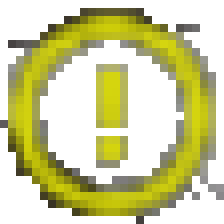
#> input picture 黄标测距/templates/warning.png, 28 x 28 px (shown 8 times larger); its folder holds 4 pictures in this run; the run also reads 1 picture not shown here
$ python shape_distance.py
#> lines starting #> are read from the running program, lines starting #| are printed output that depends on the picture; after the words box and inside, x2 and y2 are one past the last pixel; in counts of white or black regions, pixels touching at a corner belong together
import argparse
import json
import math
import socket
import threading
import time
from dataclasses import dataclass
from http.server import BaseHTTPRequestHandler, ThreadingHTTPServer
from pathlib import Path
from typing import Any, Dict, Optional, Tuple

import cv2
import numpy as np

try:
    import mss
except ImportError:
    mss = None


def find_free_port(host: str = "0.0.0.0") -> int:
        with socket.socket(socket.AF_INET, socket.SOCK_STREAM) as s:
                s.bind((host, 0))
                s.setsockopt(socket.SOL_SOCKET, socket.SO_REUSEADDR, 1)
                return int(s.getsockname()[1])


# [7 lines left out: function get_local_lan_ip, not called in this run]


def start_web_dashboard(
    host: str,
    port: int,
    state: Dict[str, Any],
    roi_stream: Dict[str, Optional[bytes]],
    lock: threading.Lock,
    trigger_state: Dict[str, Any],
) -> ThreadingHTTPServer:
        dashboard_path = Path(__file__).resolve().parent / "dashboard.html"
        if not dashboard_path.exists():
                raise FileNotFoundError(f"网页文件不存在: {dashboard_path}")
        dashboard_html = dashboard_path.read_text(encoding="utf-8")

        class Handler(BaseHTTPRequestHandler):
                # [92 lines left out: functions do_POST, do_GET, not called in this run]

                def log_message(self, format: str, *args: object) -> None:
                        return

        server = ThreadingHTTPServer((host, port), Handler)
        thread = threading.Thread(target=server.serve_forever, daemon=True)
        thread.start()
        return server


@dataclass
class MatchResult:
    center: Tuple[int, int]
    score: float
    top_left: Tuple[int, int]
    size: Tuple[int, int]


def load_image(path: Path) -> np.ndarray:
    # Use imdecode+fromfile for better Unicode path support on Windows.
    data = np.fromfile(str(path), dtype=np.uint8)
    if data.size == 0:
        raise FileNotFoundError(f"无法读取图片: {path}")
    img = cv2.imdecode(data, cv2.IMREAD_UNCHANGED)
    if img is None:
        raise FileNotFoundError(f"无法读取图片: {path}")
    return img


# [12 lines left out: functions load_optional_image, save_image, not called in this run]


def split_template(template: np.ndarray) -> Tuple[np.ndarray, Optional[np.ndarray]]:
    if template.ndim == 3 and template.shape[2] == 4:
        bgr = template[:, :, :3]
        alpha = template[:, :, 3]
        mask = np.where(alpha > 0, 255, 0).astype(np.uint8)
        return bgr, mask
    if template.ndim == 3 and template.shape[2] == 3:
        return template, None
    raise ValueError("模板图像必须是 BGR 或 BGRA 格式")


# [202 lines left out: functions match_template_single, build_yellow_mask, match_warning_with_yellow_prefilter, rotate_template_keep_all, match_template_rotating, match_best_apoint_template and 4 more, not called in this run]


def parse_args() -> argparse.Namespace:
    base_dir = Path(__file__).resolve().parent
    default_tpl_a = base_dir / "templates" / "warning.png"
    default_tpl_b = base_dir / "templates" / "arrow.png"

    p = argparse.ArgumentParser(description="实时检测屏幕右下九分之一范围内两目标中心距离")
    p.add_argument("--template-a", type=str, default=str(default_tpl_a), help="目标A模板图")
    p.add_argument("--template-b", type=str, default=str(default_tpl_b), help="目标B模板图")
    p.add_argument("--apoint-template", type=str, default=str(base_dir / "templates" / "apoint.png"), help="临时目标apoint模板图")
    p.add_argument("--label-a", type=str, default="A")
    p.add_argument("--label-b", type=str, default="B")
    p.add_argument("--arrow-angle-min", type=float, default=-180.0, help="箭头旋转最小角度")
    p.add_argument("--arrow-angle-max", type=float, default=180.0, help="箭头旋转最大角度")
    p.add_argument("--arrow-angle-step", type=float, default=5.0, help="箭头旋转步长")
    p.add_argument("--warning-min-score", type=float, default=0.3, help="warning最低匹配阈值")
    p.add_argument("--arrow-min-score", type=float, default=0.9, help="arrow最低匹配阈值")
    p.add_argument("--apoint-min-score", type=float, default=0.8, help="apoint最低匹配阈值")
    p.add_argument("--interval-ms", type=int, default=20, help="每帧检测间隔毫秒")
    p.add_argument("--report-ms", type=int, default=200, help="终端输出间隔毫秒")
    p.add_argument("--web-host", type=str, default="0.0.0.0", help="网页服务监听地址")
    p.add_argument("--web-port", type=int, default=9973, help="网页服务端口，默认9973；冲突时自动切换")
    p.add_argument("--debug", action="store_true", help="打印调试信息")
    return p.parse_args()


def main() -> None:
    args = parse_args()

    templates_dir = Path(__file__).resolve().parent / "templates"
    template_a_path = Path(args.template_a)
    template_b_path = Path(args.template_b)
    apoint_template_path = Path(args.apoint_template)
    apoint_template_paths = [apoint_template_path]
    if apoint_template_path.parent == templates_dir:
        for builtin_name in ("apoint.png", "apointRed.png"):
            builtin_path = templates_dir / builtin_name
            if builtin_path not in apoint_template_paths:
                apoint_template_paths.append(builtin_path)

    if not template_a_path.exists():
        raise FileNotFoundError(f"模板A不存在: {template_a_path}")
    if not template_b_path.exists():
        raise FileNotFoundError(f"模板B不存在: {template_b_path}")

    tpl_a_raw = load_image(template_a_path)
#> in load_image, img is the input picture: shape (28, 28, 4); mean B, G, R, A 153.4, 207.5, 207.8, 91.5
    tpl_b_raw = load_image(template_b_path)
    tpl_a_bgr, tpl_a_mask = split_template(tpl_a_raw)
#> in split_template, `alpha = template[:, :, 3]`:
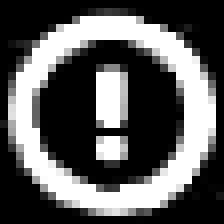
#> alpha: shape (28, 28) (shown 8 times larger); min 0, max 255, mean 91.5
#> in split_template, `mask = np.where(alpha > 0, 255, 0).astype(np.uint8)`:
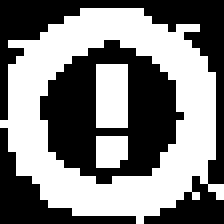
#> mask: shape (28, 28) (shown 8 times larger); 50.1% white; 3 black regions, box (x1, y1, x2, y2) and area: (5, 5, 23, 23) 180, (0, 0, 28, 28) 156, (0, 16, 17, 28) 55
    tpl_b_bgr, tpl_b_mask = split_template(tpl_b_raw)
    apoint_templates: list[tuple[str, np.ndarray, Optional[np.ndarray]]] = []
    for apoint_path in apoint_template_paths:
        if not apoint_path.exists():
            continue
        tpl_apoint_raw = load_image(apoint_path)
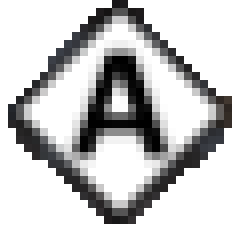
#> input picture 黄标测距/templates/apoint.png, 30 x 29 px (shown 8 times larger)
#> in load_image, img is the input picture: shape (29, 30, 4); mean B, G, R, A 196.9, 196.6, 196.7, 120.2
        tpl_apoint_bgr, tpl_apoint_mask = split_template(tpl_apoint_raw)
#> in split_template (call 3), `alpha = template[:, :, 3]`:
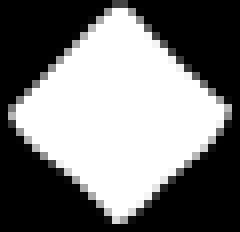
#> alpha: shape (29, 30) (shown 8 times larger); min 0, max 255, mean 120.2
#> in split_template (call 3), `mask = np.where(alpha > 0, 255, 0).astype(np.uint8)`:
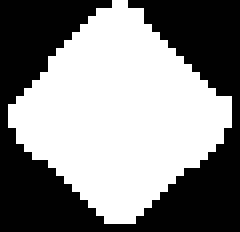
#> mask: shape (29, 30) (shown 8 times larger); 53.1% white; 1 black region, box (x1, y1, x2, y2) and area: (0, 0, 30, 29) 408
        apoint_templates.append((apoint_path.name, tpl_apoint_bgr, tpl_apoint_mask))
#> pass 2 of the loop in main, `for apoint_path in apoint_template_paths:`:
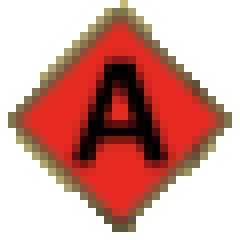
#> input picture 黄标测距/templates/apointRed.png, 30 x 30 px (shown 8 times larger)
#> in load_image, img is the input picture: shape (30, 30, 4); mean B, G, R, A 149.3, 157.1, 208.9, 111.7
#> bgr: shape (30, 30, 3)
#> in split_template (call 4), `alpha = template[:, :, 3]`:
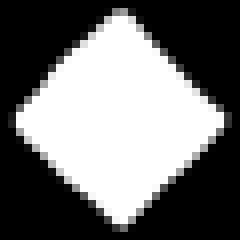
#> alpha: shape (30, 30) (shown 8 times larger); min 0, max 255, mean 111.7
#> in split_template (call 4), `mask = np.where(alpha > 0, 255, 0).astype(np.uint8)`:
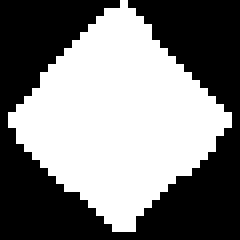
#> mask: shape (30, 30) (shown 8 times larger); 49.4% white; 1 white region, box (x1, y1, x2, y2) and area: (1, 0, 29, 29) 445

    if args.arrow_angle_step <= 0:
        raise ValueError("arrow-angle-step 必须大于 0")
    if args.arrow_angle_min > args.arrow_angle_max:
        raise ValueError("arrow-angle-min 不能大于 arrow-angle-max")
    if not (0.0 <= args.warning_min_score <= 1.0):
        raise ValueError("warning-min-score 必须在 0~1")
    if not (0.0 <= args.arrow_min_score <= 1.0):
        raise ValueError("arrow-min-score 必须在 0~1")
    if not (0.0 <= args.apoint_min_score <= 1.0):
        raise ValueError("apoint-min-score 必须在 0~1")
    if args.interval_ms < 0:
        raise ValueError("interval-ms 不能小于 0")
    if args.report_ms <= 0:
        raise ValueError("report-ms 必须大于 0")
    if not (0 <= args.web_port <= 65535):
        raise ValueError("web-port 必须在 0~65535")

    angles = np.arange(args.arrow_angle_min, args.arrow_angle_max + 1e-6, args.arrow_angle_step)
    sleep_sec = args.interval_ms / 1000.0
    report_sec = args.report_ms / 1000.0
    last_report_ts = 0.0

    state_lock = threading.Lock()
    roi_stream: Dict[str, Optional[bytes]] = {"jpg": None}
    trigger_state: Dict[str, Any] = {
        "apoint_trigger_until": 0.0,
        "apoint_available": bool(apoint_templates),
        "apoint_input_value": None,
        "last_apoint_distance_px": None,
    }
    status: Dict[str, Any] = {
        "distance_px": None,
        "score_a": -1.0,
        "score_b": -1.0,
        "template_a_name": template_a_path.name,
        "template_b_name": template_b_path.name,
        "apoint_name": apoint_templates[0][0] if apoint_templates else apoint_template_path.name,
        "apoint_available": bool(apoint_templates),
        "apoint_active": False,
        "apoint_remaining": 0.0,
        "apoint_score": -1.0,
        "apoint_input_value": None,
        "last_apoint_distance_px": None,
        "a_xy": None,
        "b_xy": None,
        "updated_at": time.time(),
    }

    preferred_port = args.web_port if args.web_port != 0 else 9973
    web_port = preferred_port
    try:
        web_server = start_web_dashboard(args.web_host, web_port, status, roi_stream, state_lock, trigger_state)
    except OSError:
        web_port = find_free_port(args.web_host)
        web_server = start_web_dashboard(args.web_host, web_port, status, roi_stream, state_lock, trigger_state)
        print(f"端口 {preferred_port} 已占用，已切换到空闲端口 {web_port}")
    lan_ip = get_local_lan_ip()
    print(f"网页面板: http://127.0.0.1:{web_port}")
    print(f"局域网访问: http://{lan_ip}:{web_port}")

    print("实时检测已启动（右下角 445x445 ROI），按 Ctrl+C 退出")
    live_line_len = 0

    try:
        while True:
            full_img = capture_screen()
            roi, offset = get_bottom_right_roi(full_img)

            # warning: yellow prefilter + translation match (no rotation / no scaling)
            a = match_warning_with_yellow_prefilter(
                roi,
                tpl_a_bgr,
                tpl_a_mask,
            )
            # arrow: translation + rotation (no scaling)
            b = match_template_rotating(roi, tpl_b_bgr, tpl_b_mask, angles)

            now = time.time()
            a_valid = a.score >= args.warning_min_score
            b_valid = b.score >= args.arrow_min_score
            apoint_active = bool(apoint_templates and now < trigger_state["apoint_trigger_until"])
            if apoint_active:
                c_name, c = match_best_apoint_template(roi, apoint_templates)
            else:
                c_name = "apoint"
                c = MatchResult(center=(0, 0), score=-1.0, top_left=(0, 0), size=(0, 0))
            c_valid = apoint_active and c.score >= args.apoint_min_score

            if b_valid and c_valid:
                bx_global = b.center[0] + offset[0]
                by_global = b.center[1] + offset[1]
                cx_global = c.center[0] + offset[0]
                cy_global = c.center[1] + offset[1]
                apoint_dist = math.hypot(bx_global - cx_global, by_global - cy_global)
                with state_lock:
                    trigger_state["last_apoint_distance_px"] = float(apoint_dist)

            warning_dist = None
            if a_valid and b_valid:
                ax_global = a.center[0] + offset[0]
                ay_global = a.center[1] + offset[1]
                bx_global = b.center[0] + offset[0]
                by_global = b.center[1] + offset[1]
                warning_dist = math.hypot(ax_global - bx_global, ay_global - by_global)

            with state_lock:
                apoint_input_value = trigger_state.get("apoint_input_value")
                last_apoint_distance_px = trigger_state.get("last_apoint_distance_px")

            display_dist = None
            if (
                warning_dist is not None
                and isinstance(apoint_input_value, int)
                and apoint_input_value > 0
                and isinstance(last_apoint_distance_px, (int, float))
                and float(last_apoint_distance_px) > 0.0
            ):
                display_dist = (float(apoint_input_value) / float(last_apoint_distance_px)) * float(warning_dist)

            roi_vis = roi.copy()
            warning_color = (255, 89, 155)
            arrow_color = (216, 79, 255)
            apoint_color = (57, 255, 105)
            if a_valid:
                x, y = a.top_left
                w, h = a.size
                cv2.rectangle(roi_vis, (x, y), (x + w, y + h), warning_color, 2)
            if b_valid:
                x, y = b.top_left
                w, h = b.size
                cv2.rectangle(roi_vis, (x, y), (x + w, y + h), arrow_color, 2)
            if c_valid:
                x, y = c.top_left
                w, h = c.size
                cv2.rectangle(roi_vis, (x, y), (x + w, y + h), apoint_color, 2)

            ok, buf = cv2.imencode('.jpg', roi_vis)
            if ok:
                with state_lock:
                    roi_stream["jpg"] = buf.tobytes()

            if now - last_report_ts >= report_sec:
                if a_valid and b_valid:
                    ax, ay = a.center[0] + offset[0], a.center[1] + offset[1]
                    bx, by = b.center[0] + offset[0], b.center[1] + offset[1]
                    dist = math.hypot(ax - bx, ay - by)
                    with state_lock:
                        status["distance_px"] = float(display_dist) if display_dist is not None else None
                        status["score_a"] = float(a.score)
                        status["score_b"] = float(b.score)
                        status["apoint_available"] = bool(apoint_templates)
                        status["apoint_active"] = apoint_active
                        status["apoint_remaining"] = max(0.0, trigger_state["apoint_trigger_until"] - now) if apoint_templates else 0.0
                        status["apoint_score"] = float(c.score) if apoint_active else -1.0
                        status["apoint_name"] = c_name
                        status["apoint_input_value"] = apoint_input_value
                        status["last_apoint_distance_px"] = last_apoint_distance_px
                        status["a_xy"] = [int(ax), int(ay)]
                        status["b_xy"] = [int(bx), int(by)]
                        status["updated_at"] = time.time()
                    if args.debug:
                        live_text = (
                            f"distance={dist:.2f}px | "
                            f"scoreA={a.score:.3f}, scoreB={b.score:.3f} | "
                            f"A=({ax},{ay}), B=({bx},{by})"
                        )
                    else:
                        live_text = f"distance={dist:.2f}px"
                else:
                    with state_lock:
                        status["distance_px"] = None
                        status["score_a"] = float(a.score)
                        status["score_b"] = float(b.score)
                        status["apoint_available"] = bool(apoint_templates)
                        status["apoint_active"] = apoint_active
                        status["apoint_remaining"] = max(0.0, trigger_state["apoint_trigger_until"] - now) if apoint_templates else 0.0
                        status["apoint_score"] = float(c.score) if apoint_active else -1.0
                        status["apoint_name"] = c_name
                        status["apoint_input_value"] = apoint_input_value
                        status["last_apoint_distance_px"] = last_apoint_distance_px
                        status["a_xy"] = None
                        status["b_xy"] = None
                        status["updated_at"] = time.time()
                    if args.debug:
                        live_text = f"distance=nan | low_score A={a.score:.3f}, B={b.score:.3f}"
                    else:
                        live_text = "distance=nan"

                padding = " " * max(0, live_line_len - len(live_text))
                print(f"\r{live_text}{padding}", end="", flush=True)
                live_line_len = len(live_text)

                last_report_ts = now

            if sleep_sec > 0:
                time.sleep(sleep_sec)
    except KeyboardInterrupt:
        if live_line_len > 0:
            print()
        web_server.shutdown()
        web_server.server_close()
        print("检测已停止")


if __name__ == "__main__":
#> (the run stopped early here; a loop or call above may not have finished)
